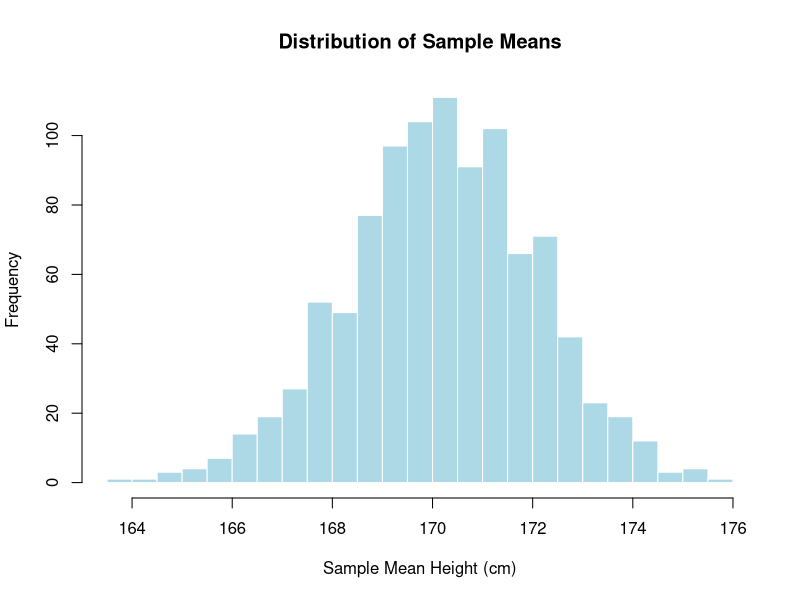
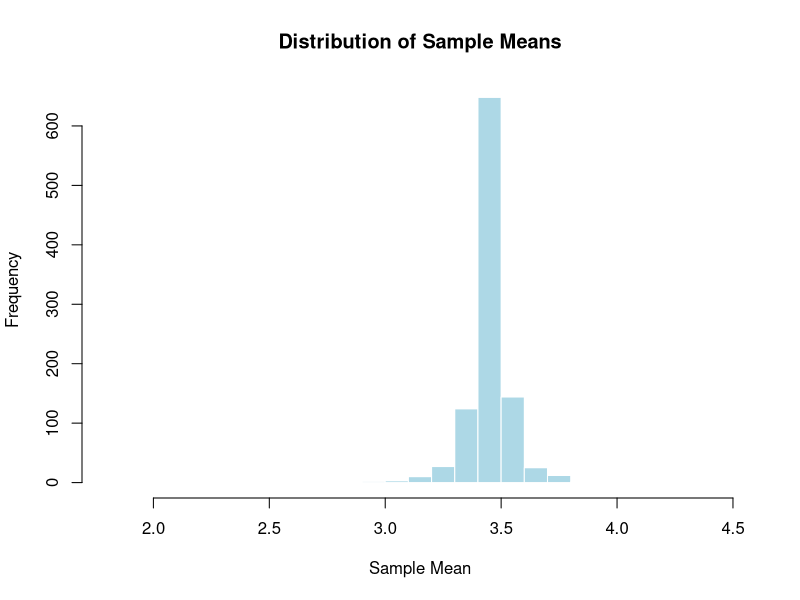

Write R code to recreate these figures, in order.
## ---- chunk 1
# Simulate student heights in Gadau campus
set.seed(123)
student_heights <- rnorm(1000, mean = 170, sd = 10)

# Display summary statistics of student heights
summary(student_heights)
# Number of samples
num_samples <- 1000
# Sample size
sample_size <- 30

# Initialize a vector to store sample means
sample_means <- numeric(num_samples)

# Take random samples and calculate means
for (i in 1:num_samples) {
  sample <- sample(student_heights, sample_size)
  sample_means[i] <- mean(sample)
}

# Plot the distribution of sample means
hist(sample_means, breaks = 30, main = "Distribution of Sample Means", xlab = "Sample Mean Height (cm)", col = "lightblue", border = "white")

## ---- chunk 2
# Set seed for reproducibility
set.seed(123)

# Simulate rolling a fair six-sided die 1000 times
num_rolls <- 1000
die_rolls <- sample(1:6, num_rolls, replace = TRUE)

# Calculate the mean of each set of rolls
sample_means <- numeric(num_rolls)
for (i in 1:num_rolls) {
  sample_means[i] <- mean(sample(die_rolls, i))
}

# Plot the distribution of sample means
hist(sample_means, breaks = 30, main = "Distribution of Sample Means", xlab = "Sample Mean", col = "lightblue", border = "white")
## ---- chunk 3
#PMF in R
lambda <- 10  # Average number of students visiting the library per hour
k <- 5  # Number of students we're interested in

# Calculate PMF for exactly 5 students
pmf_5_students <- dpois(k, lambda)
pmf_5_students
## ---- chunk 4
# Calculate CDF for up to 5 students
cdf_up_to_5_students <- ppois(k, lambda)
cdf_up_to_5_students
## ---- chunk 5
# Define parameters
lambda_hat <- 6  # Sample mean
lambda_0 <- 5  # Hypothesized mean under null hypothesis
n <- 1000  # Sample size

# Calculate test statistic
Z <- (lambda_hat - lambda_0) / sqrt(lambda_0 / n)
Z
